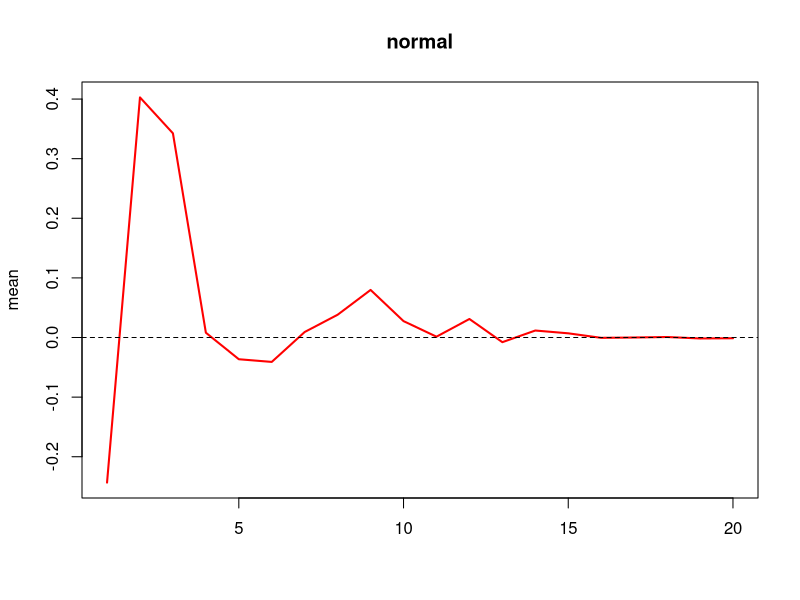
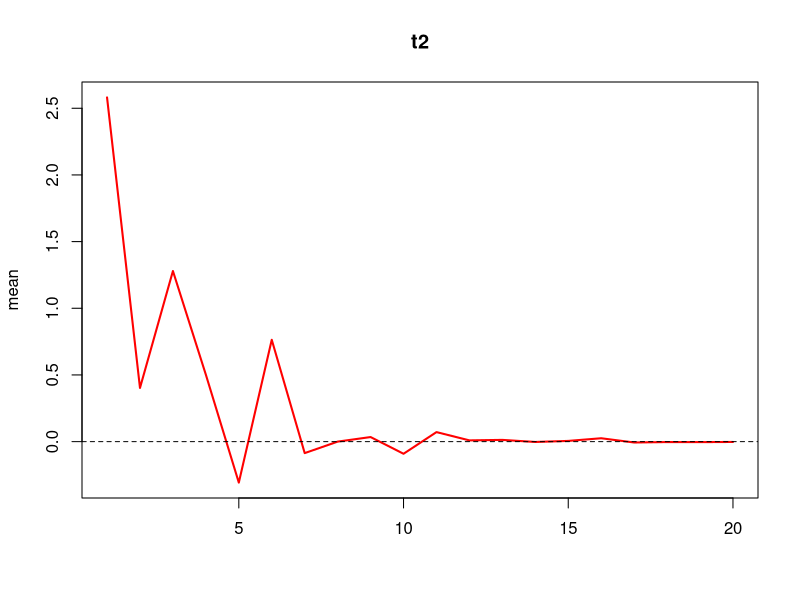
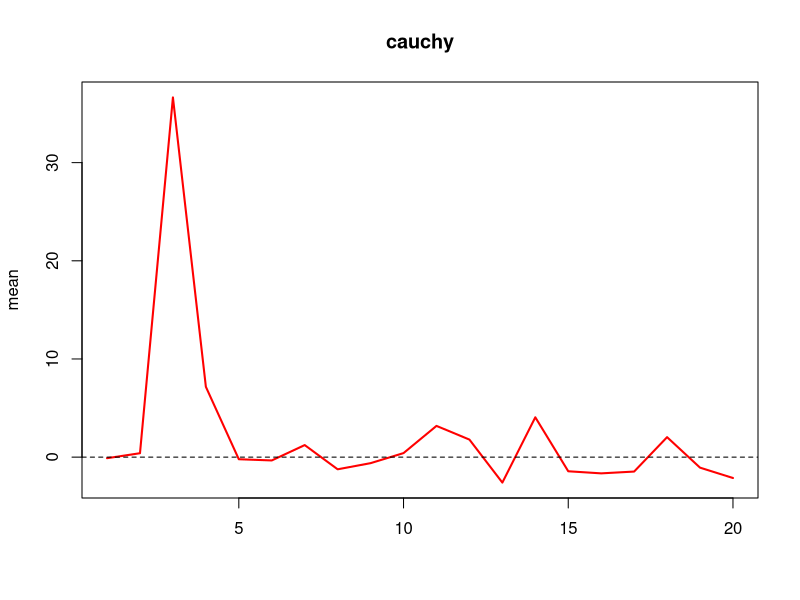

Recreate these plots in R, in order.
## ---- chunk 1

sample_mean = function( n, distribution ){
  if (distribution == "normal"){ y = rnorm( n ) } 
  else if (distribution == "t2") {y = rt(n, 2) }
  else if (distribution == "cauchy") {y = rcauchy(n) }
  return( mean(y) )
}
## ---- chunk 2
LLN_plot = function(distribution){
  
  y_bar = rep(0, length(NN) )
  
  for ( i in 1:length(NN)){
    n = NN[i]
    y_bar[i] = sample_mean(n, distribution)
  }
  
  plot(y_bar, type = "l", col = "red", ylab = "mean", xlab = "", lwd = 2, main = distribution)
  abline(h = 0, lty = 2)
  return(y_bar)
}
## ---- chunk 3
NN = 2^(1:20)
# set.seed(888)

LLN_plot("normal")

LLN_plot("t2")

LLN_plot("cauchy")
